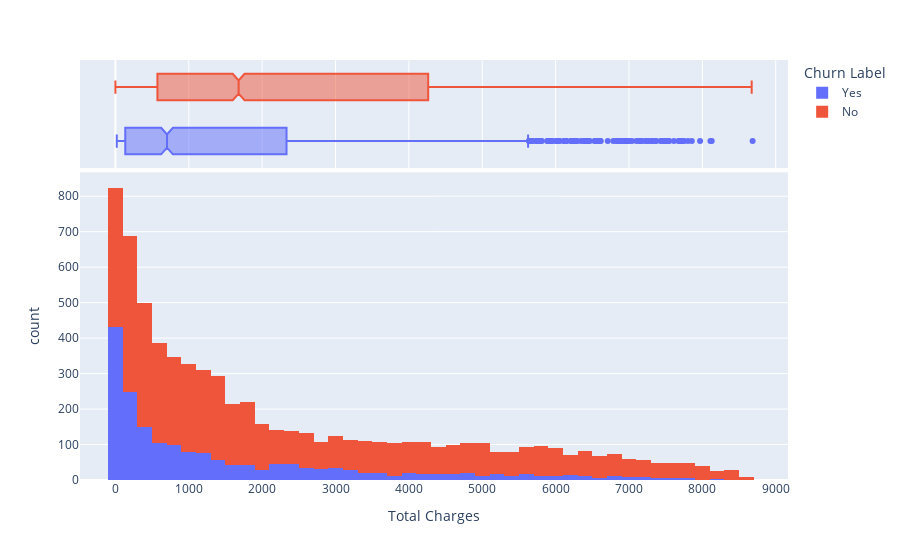

The cell this chart's notebook holds for it:
### Markdown cell above
We can see that the customers who had month-to-month contract type has the minimum life time

### Code cell
fig = px.histogram(df, x='Total Charges', color='Churn Label', marginal='box')
fig.show()

### Figure 1 — Plotly figure (JSON) as saved in the notebook; plotly's stock layout.template omitted (floating-point values rounded to 4 significant figures; data arrays with more than 128 entries replaced by an {"elided": "..."} marker saying what was removed)
{"data": [{"alignmentgroup": "True", "bingroup": "x", "hovertemplate": "Churn Label=Yes<br>Total Charges=%{x}<br>count=%{y}<extra></extra>", "legendgroup": "Yes", "marker": {"color": "#636efa", "pattern": {"shape": ""}}, "name": "Yes", "offsetgroup": "Yes", "orientation": "v", "showlegend": true, "type": "histogram", "x": {"elided": "1869 float values"}, "xaxis": "x", "yaxis": "y"}, {"alignmentgroup": "True", "hovertemplate": "Churn Label=Yes<br>Total Charges=%{x}<extra></extra>", "legendgroup": "Yes", "marker": {"color": "#636efa"}, "name": "Yes", "notched": true, "offsetgroup": "Yes", "showlegend": false, "type": "box", "x": {"elided": "1869 float values"}, "xaxis": "x2", "yaxis": "y2"}, {"alignmentgroup": "True", "bingroup": "x", "hovertemplate": "Churn Label=No<br>Total Charges=%{x}<br>count=%{y}<extra></extra>", "legendgroup": "No", "marker": {"color": "#EF553B", "pattern": {"shape": ""}}, "name": "No", "offsetgroup": "No", "orientation": "v", "showlegend": true, "type": "histogram", "x": {"elided": "5174 float values"}, "xaxis": "x", "yaxis": "y"}, {"alignmentgroup": "True", "hovertemplate": "Churn Label=No<br>Total Charges=%{x}<extra></extra>", "legendgroup": "No", "marker": {"color": "#EF553B"}, "name": "No", "notched": true, "offsetgroup": "No", "showlegend": false, "type": "box", "x": {"elided": "5174 float values"}, "xaxis": "x2", "yaxis": "y2"}], "layout": {"barmode": "relative", "legend": {"title": {"text": "Churn Label"}, "tracegroupgap": 0}, "margin": {"t": 60}, "xaxis": {"anchor": "y", "domain": [0, 1], "title": {"text": "Total Charges"}}, "xaxis2": {"anchor": "y2", "domain": [0, 1], "matches": "x", "showgrid": true, "showticklabels": false}, "yaxis": {"anchor": "x", "domain": [0, 0.7326], "title": {"text": "count"}}, "yaxis2": {"anchor": "x2", "domain": [0.7426, 1], "matches": "y2", "showgrid": false, "showline": false, "showticklabels": false, "ticks": ""}}}
